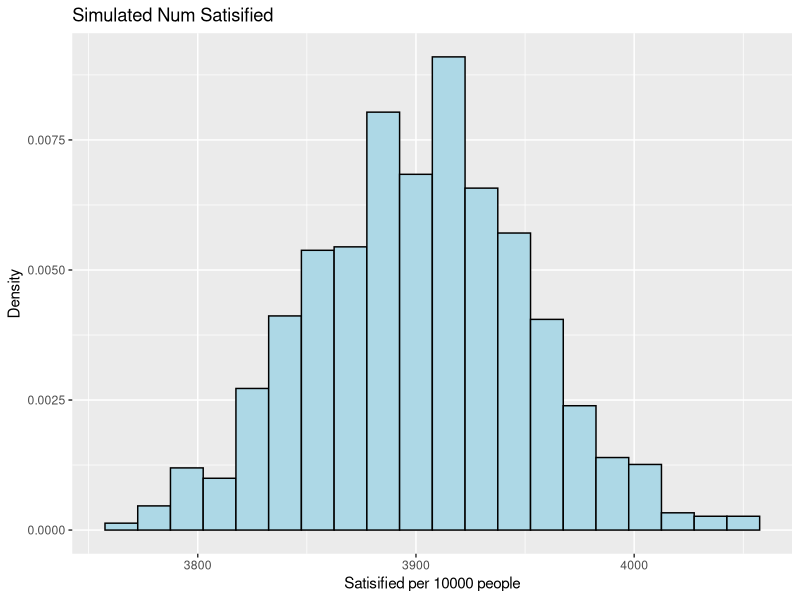
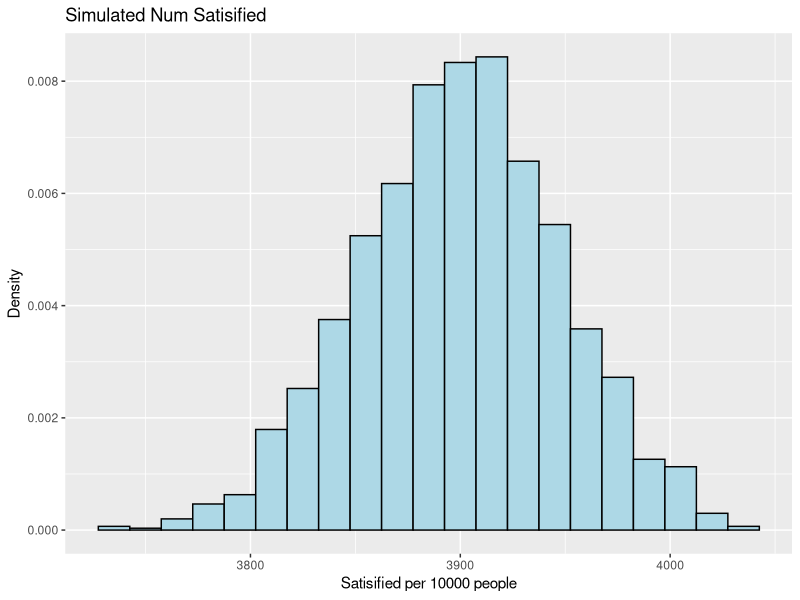
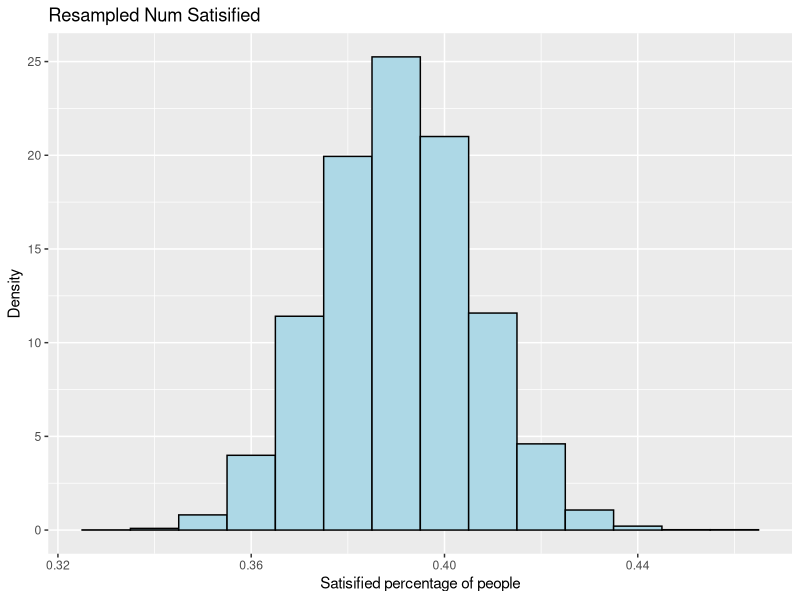

R code for these plots, in order:
##############################################################################
#Ben Horner
#Lab 10
#Math240
##############################################################################
##############################################################################
#Libraries
##############################################################################
library(ggplot2)
library(tidyverse)
library(patchwork)

##############################################################################
#Task 1: Basic Simulation
##############################################################################
true.p = 0.39

#generate 10k polls
sample.size = 1004
basic.simulation = rbinom(sample.size, 10000, true.p)
sim.df = data.frame(id = 1:1004,
                    num.satisfied = basic.simulation)

basic.simulation.plot = ggplot(sim.df, aes(x = num.satisfied)) + #assigns the data as the data frame and aes = x axis
  geom_histogram(aes(y=after_stat(density)), binwidth = 15, fill = "lightblue", color = "black") + #makes histogram
  labs(title = "Simulated Num Satisified", #titles and axis labels
       x = "Satisified per 10000 people", 
       y = "Density")

basic.simulation.plot

lower_bound <- quantile(sim.df$num.satisfied, 0.025)
upper_bound <- quantile(sim.df$num.satisfied, 0.975)
(range.mid.95 <- upper_bound - lower_bound)
(margin.error = range.mid.95/2)


#########
#What if we Double Sample Size?
#########
sample.size = 2008
basic.simulation = rbinom(sample.size, 10000, true.p)
sim.df = data.frame(id = 1:1004,
                    num.satisfied = basic.simulation)

basic.simulation.plot = ggplot(sim.df, aes(x = num.satisfied)) + #assigns the data as the data frame and aes = x axis
  geom_histogram(aes(y=after_stat(density)), binwidth = 15, fill = "lightblue", color = "black") + #makes histogram
  labs(title = "Simulated Num Satisified", #titles and axis labels
       x = "Satisified per 10000 people", 
       y = "Density")

basic.simulation.plot

lower_bound <- quantile(sim.df$num.satisfied, 0.025)
upper_bound <- quantile(sim.df$num.satisfied, 0.975)
(range.mid.95 <- upper_bound - lower_bound)
#range of middle 95% goes down.
(margin.error = range.mid.95/2)

##############################################################################
#Task 2: Resampling
##############################################################################
#Recreating Gallup data
samp.size = 1004
satisfied = round(0.39*samp.size)
disatisfied = round(0.61*samp.size)
Gallup.df = data.frame(people = 1:samp.size, satisfied = c(rep(1, satisfied), rep(0, disatisfied)))


tally.satisfied = tally(Gallup.df, satisfied)
tally.satisfied[1, 1]

#Resampling
R <- 10000 #Number of resamples
resamples <- tibble(num.satisfied = numeric(R))

for( i in 1:R){
  # Take a resample
  curr.resample <- sample(x = Gallup.df$satisfied,
                          size = nrow(Gallup.df),
                          replace = T)
  curr.df = data.frame(people = 1:nrow(Gallup.df), satisfied = curr.resample)
  # compute the stat on the resample
  resamples$num.satisfied[i] <- (tally(curr.df, satisfied)[1, 1])/1004
}


resampling.plot = ggplot(resamples, aes(x = num.satisfied)) + #assigns the data as the data frame and aes = x axis
  geom_histogram(aes(y=after_stat(density)), binwidth = .01, fill = "lightblue", color = "black") + #makes histogram
  labs(title = "Resampled Num Satisified", #titles and axis labels
       x = "Satisified percentage of people", 
       y = "Density")

resampling.plot

#Margin of Error
lower_bound <- quantile(resamples$num.satisfied, 0.025)
upper_bound <- quantile(resamples$num.satisfied, 0.975)
range.middle.95 = upper_bound - lower_bound
margin.error = range.middle.95/2
(range.middle.95)
(margin.error)

##############################################################################
#Task 3: Simulation over n and p
##############################################################################
n = c()
for(i in (1:290)){
  num = i*10 + 100
  n = append(n, num)
}
p = c()
for(i in (0:99)){
  num = i*.01
  p = append(p, num)
}

for(n in n){
  for(p in p){
    sim = rbinom(n, 10000, p)
    
  }
}
n =100
p = 0.5
sim = rbinom(n, 10000, p)
sim





R <- 10000 #Number of resamples
resamples.n.p <- tibble(moe = numeric(R))

for( i in 1:R){
  # Take a resample
  curr.resample <- sample(x = Gallup.df$satisfied,
                          size = nrow(Gallup.df),
                          replace = T)
  curr.df = data.frame(people = 1:nrow(Gallup.df), satisfied = curr.resample)
  # compute the stat on the resample
  resamples$num.satisfied[i] <- (tally(curr.df, satisfied)[1, 1])/1004
}


##############################################################################
#Task 3: Simulation over n and p
##############################################################################





